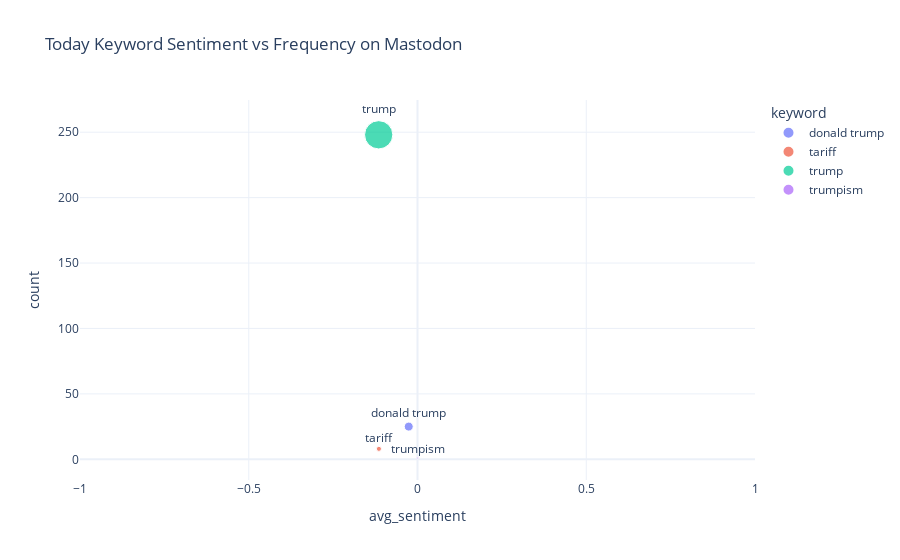

The code cell stored with this chart in its notebook:
### Markdown cell above
## 🔵 How Trump-related Keyword Count and Feel on Mastodon Among Australians Since the Today?

### Code cell
merge_map = {"tariffs": "tariff"}
today_str = datetime.now(timezone.utc).strftime("%Y-%m-%d")
df = get_mastodon_data(today_str, today_str)
df_merged = merge_keywords(df, merge_map)

fig = plot_keyword_sentiment_bubble(df_merged)
fig.show()

### Figure 1 — Plotly figure (JSON) as saved in the notebook; plotly's stock layout.template omitted (floating-point values rounded to 4 significant figures)
{"data": [{"hovertemplate": "keyword=%{text}<br>avg_sentiment=%{x}<br>count=%{marker.size}<extra></extra>", "legendgroup": "donald trump", "marker": {"color": "#636efa", "line": {"width": 1}, "opacity": 0.7, "size": [25], "sizemode": "area", "sizeref": 0.62, "symbol": "circle"}, "mode": "markers+text", "name": "donald trump", "orientation": "v", "showlegend": true, "text": ["donald trump"], "textposition": "top center", "type": "scatter", "x": [-0.026], "xaxis": "x", "y": [25], "yaxis": "y"}, {"hovertemplate": "keyword=%{text}<br>avg_sentiment=%{x}<br>count=%{marker.size}<extra></extra>", "legendgroup": "tariff", "marker": {"color": "#EF553B", "line": {"width": 1}, "opacity": 0.7, "size": [8], "sizemode": "area", "sizeref": 0.62, "symbol": "circle"}, "mode": "markers+text", "name": "tariff", "orientation": "v", "showlegend": true, "text": ["tariff"], "textposition": "top center", "type": "scatter", "x": [-0.1144], "xaxis": "x", "y": [8], "yaxis": "y"}, {"hovertemplate": "keyword=%{text}<br>avg_sentiment=%{x}<br>count=%{marker.size}<extra></extra>", "legendgroup": "trump", "marker": {"color": "#00cc96", "line": {"width": 1}, "opacity": 0.7, "size": [248], "sizemode": "area", "sizeref": 0.62, "symbol": "circle"}, "mode": "markers+text", "name": "trump", "orientation": "v", "showlegend": true, "text": ["trump"], "textposition": "top center", "type": "scatter", "x": [-0.115], "xaxis": "x", "y": [248], "yaxis": "y"}, {"hovertemplate": "keyword=%{text}<br>avg_sentiment=%{x}<br>count=%{marker.size}<extra></extra>", "legendgroup": "trumpism", "marker": {"color": "#ab63fa", "line": {"width": 1}, "opacity": 0.7, "size": [1], "sizemode": "area", "sizeref": 0.62, "symbol": "circle"}, "mode": "markers+text", "name": "trumpism", "orientation": "v", "showlegend": true, "text": ["trumpism"], "textposition": "top center", "type": "scatter", "x": [0], "xaxis": "x", "y": [1], "yaxis": "y"}], "layout": {"autosize": true, "hovermode": "closest", "legend": {"itemsizing": "constant", "title": {"text": "keyword"}, "tracegroupgap": 0}, "title": {"text": " Today Keyword Sentiment vs Frequency on Mastodon"}, "xaxis": {"anchor": "y", "autorange": false, "domain": [0, 1], "range": [-1, 1], "title": {"text": "avg_sentiment"}, "type": "linear"}, "yaxis": {"anchor": "x", "autorange": true, "domain": [0, 1], "range": [-15.5, 273.3], "title": {"text": "count"}, "type": "linear"}}}
